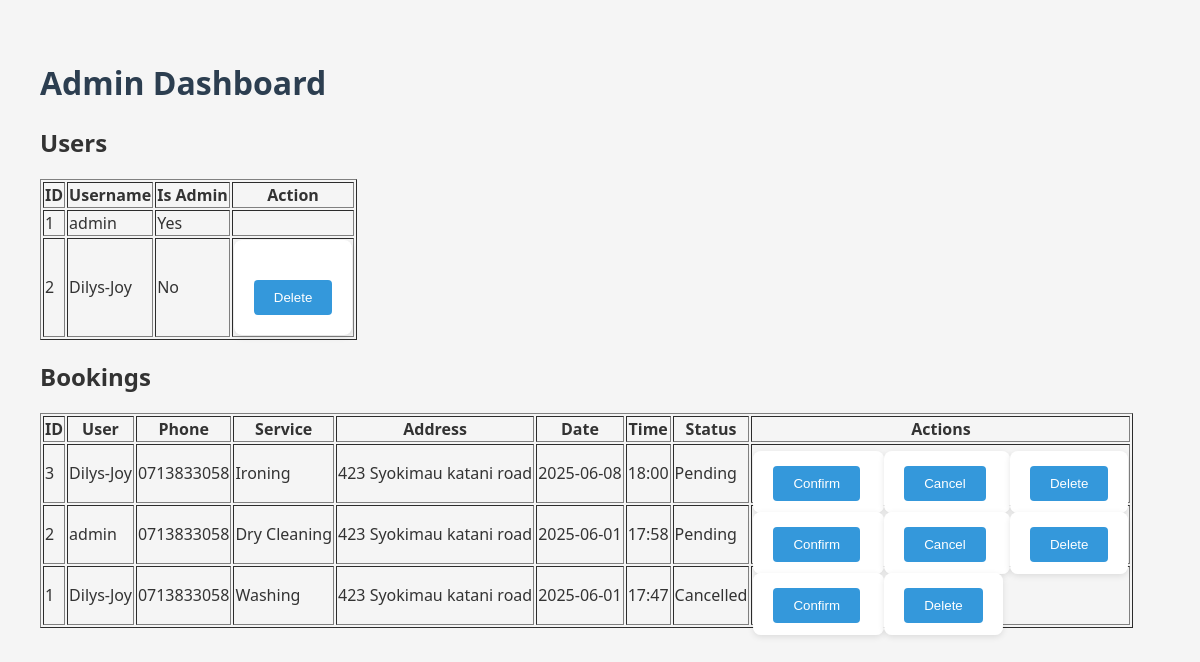
The page /admin/manage (signed in) on the database its author committed.
### app.py (models this page shows)
class User(UserMixin, db.Model):
    id = db.Column(db.Integer, primary_key=True)
    username = db.Column(db.String(150), unique=True, nullable=False)
    password = db.Column(db.String(150), nullable=False)
    is_admin = db.Column(db.Boolean, default=False)  # Added admin role field
    bookings = db.relationship('Booking', backref='user', lazy=True)  # Relationship to bookings

class Booking(db.Model):
    id = db.Column(db.Integer, primary_key=True)
    user_id = db.Column(db.Integer, db.ForeignKey('user.id'), nullable=False)  # Link to user
    phone = db.Column(db.String(15))
    address = db.Column(db.String(250))
    service = db.Column(db.String(100))
    date = db.Column(db.Date)  # Use Date for booking date
    time = db.Column(db.Time)  # Use Time for booking time
    status = db.Column(db.String(50), default='Pending')
    created_at = db.Column(db.DateTime, default=datetime.utcnow)

### app.py (the view)
@app.route('/admin/manage')
@login_required
@admin_required
def admin_manage():
    users = User.query.all()
    bookings = Booking.query.order_by(Booking.created_at.desc()).all()
    return render_template('admin_manage.html', users=users, bookings=bookings)

### app.py (called while the page is built)
def admin_required(f):
    @wraps(f)
    def decorated_function(*args, **kwargs):
        if not current_user.is_authenticated or not current_user.is_admin:
            flash("Access denied: Admins only.")
            return redirect(url_for('home'))
        return f(*args, **kwargs)
    return decorated_function

@login_manager.user_loader
def load_user(user_id):
    return User.query.get(int(user_id))

### templates/admin_manage.html (shortened to what this page needs)
<!DOCTYPE html>
<html lang="en">
<head>
  <link rel="stylesheet" href="{{ url_for('static', filename='css/style.css') }}">
</head>
<body>
  <h1>Admin Dashboard</h1>
  <h2>Users</h2>
  <table border="1">
    <tr>
      <th>ID</th>
      <th>Username</th>
      <th>Is Admin</th>
      <th>Action</th>
    </tr>
    {% for user in users %}
    <tr>
      <td>{{ user.id }}</td>
      <td>{{ user.username }}</td>
      <td>{{ 'Yes' if user.is_admin else 'No' }}</td>
      <td>
        {% if not user.is_admin %}
        <form method="POST" action="{{ url_for('delete_user', user_id=user.id) }}">
          <button type="submit" onclick="return confirm('Delete this user?')">Delete</button>
        </form>
        {% endif %}
      </td>
    </tr>
    {% endfor %}
  </table>
  <h2>Bookings</h2>
  <table border="1">
    <tr>
      <th>ID</th>
      <th>User</th>
      <th>Phone</th>
      <th>Service</th>
      <th>Address</th>
      <th>Date</th>
      <th>Time</th>
      <th>Status</th>
      <th>Actions</th>
    </tr>
    {% for booking in bookings %}
    <tr>
      <td>{{ booking.id }}</td>
     <td>{{ booking.user.username if booking.user else 'N/A' }}</td>
      <td>{{ booking.phone }}</td>
      <td>{{ booking.service }}</td>
      <td>{{ booking.address }}</td>
      <td>{{ booking.date.strftime('%Y-%m-%d') }}</td>
      <td>{{ booking.time.strftime('%H:%M') }}</td>
      <td>{{ booking.status }}</td>
      <td>
        {% if booking.status != 'Confirmed' %}
        <form method="POST" action="{{ url_for('update_booking_status', booking_id=booking.id) }}" style="display:inline;">
          <button type="submit">Confirm</button>
        </form>
        {% endif %}
        {% if booking.status != 'Cancelled' %}
        <form method="POST" action="{{ url_for('update_booking_status', booking_id=booking.id) }}" style="display:inline;">
          <button type="submit">Cancel</button>
        </form>
        {% endif %}
        <form method="POST" action="{{ url_for('delete_booking', booking_id=booking.id) }}" style="display:inline;">
          <button type="submit" onclick="return confirm('Delete this booking?')">Delete</button>
        </form>
      </td>
    </tr>
    {% endfor %}
  </table>
</body>
</html>

### static/css/style.css (style rules this page uses)
body { font-family: 'Segoe UI', sans-serif; background-color: #f5f5f5; color: #333; padding: 40px; margin: 0; }
h1 { color: #2c3e50; }
form { background: #fff; padding: 20px; border-radius: 8px; max-width: 500px; box-shadow: 0 2px 6px rgba(0,0,0,0.1); }
button { margin-top: 20px; padding: 10px 20px; background-color: #3498db; color: white; border: none; border-radius: 4px; cursor: pointer; }

### rows shown on the page
User: id "1", username "admin", is_admin "Yes"
User: id "2", username "Dilys-Joy", is_admin "No"
Booking: id "3", user "Dilys-Joy", phone "0713833058", service "Ironing", address "423 Syokimau katani road", date "2025-06-08", time "18:00", status "Pending"
Booking: id "2", user "admin", phone "0713833058", service "Dry Cleaning", address "423 Syokimau katani road", date "2025-06-01", time "17:58", status "Pending"
Booking: id "1", user "Dilys-Joy", phone "0713833058", service "Washing", address "423 Syokimau katani road", date "2025-06-01", time "17:47", status "Cancelled"
